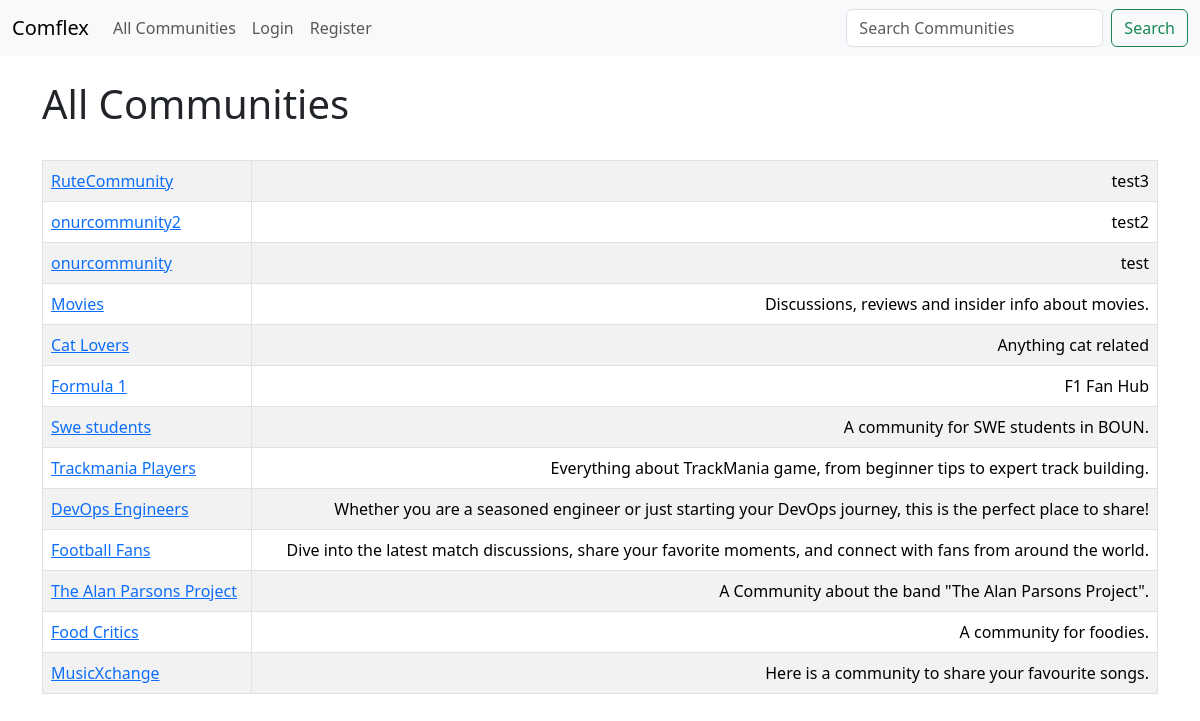
The app's page /list_communities, older data.
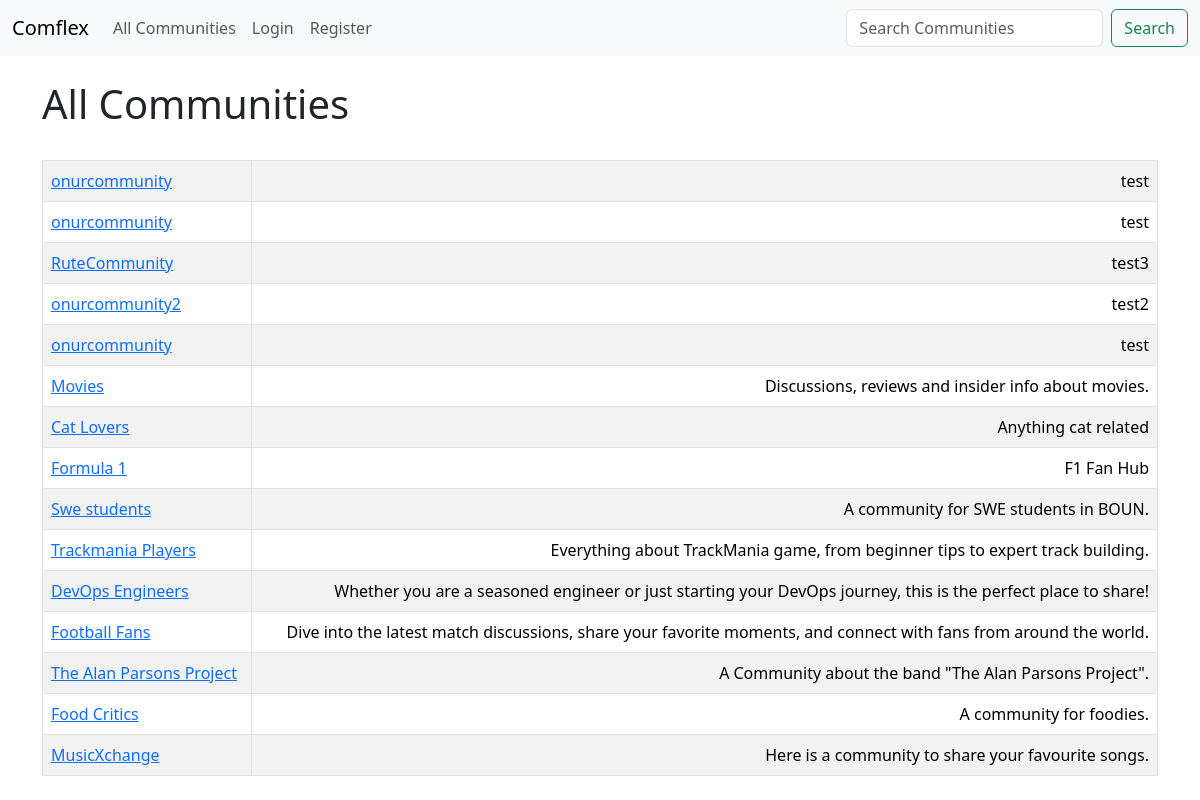
The same page, newer data.
### post_app/models.py (models this page shows)
class Community(models.Model):
    name = models.CharField('Community Name', max_length=120)
    is_public = models.BooleanField(default=True, help_text="Check if the community is public!")
    creation_date = models.DateTimeField(auto_now_add=True)
    description = models.TextField(blank=True)
    owner_id = models.IntegerField('Community Owner', blank=False, default=1)
    owner_username = models.ForeignKey(User, blank=False, null=True, on_delete=models.SET_NULL)
    members = models.ManyToManyField(User, related_name='communities', blank=True)
    def __str__(self):
        return self.name

### post_app/views.py (the view)
# urls.py: path('list_communities', views.list_communities, name="list-communities"),
def list_communities(request):
    community_list = Community.objects.all().order_by('-creation_date')
    return render(request, 'posts/list_communities.html', {'community_list': community_list})

### post_app/templates/posts/list_communities.html
{% extends 'posts/base.html' %}
{% block content%}
	<h1>All Communities</h1>
	<br/>
	<table class = "table table-striped table-hover table-bordered">
		{% for community in community_list%}
		<tr>
			<td>
				<a href="{% url 'show-community' community.id %}">{{ community }}  </a>
			</td>
					<td align="right">
						{{ community.description }}
					</td>
		</tr>
		{% endfor %}
{% endblock%}

Row changes from the older to the newer data that the page shows:
added Community: name "onurcommunity", description "test"
added Community: name "onurcommunity", description "test"
